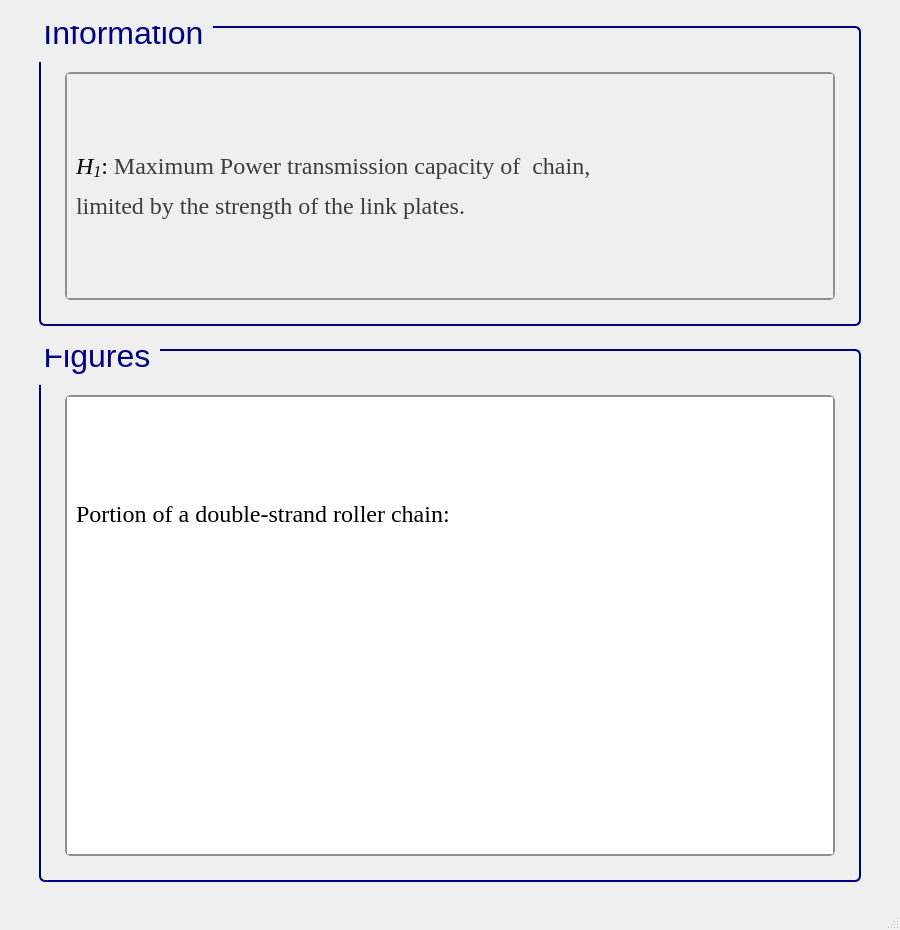
<?xml version="1.0" encoding="UTF-8"?>
<ui version="4.0">
 <class>MainWindow</class>
 <widget class="QMainWindow" name="MainWindow">
  <property name="geometry">
   <rect>
    <x>0</x>
    <y>0</y>
    <width>900</width>
    <height>930</height>
   </rect>
  </property>
  <property name="sizePolicy">
   <sizepolicy hsizetype="Minimum" vsizetype="Minimum">
    <horstretch>0</horstretch>
    <verstretch>0</verstretch>
   </sizepolicy>
  </property>
  <property name="minimumSize">
   <size>
    <width>900</width>
    <height>930</height>
   </size>
  </property>
  <property name="windowTitle">
   <string>MainWindow</string>
  </property>
  <widget class="QWidget" name="centralwidget">
   <layout class="QGridLayout" name="gridLayout">
    <item row="0" column="1">
     <spacer name="verticalSpacer_26">
      <property name="orientation">
       <enum>Qt::Vertical</enum>
      </property>
      <property name="sizeType">
       <enum>QSizePolicy::Fixed</enum>
      </property>
      <property name="sizeHint" stdset="0">
       <size>
        <width>819</width>
        <height>17</height>
       </size>
      </property>
     </spacer>
    </item>
    <item row="1" column="1">
     <widget class="QGroupBox" name="groupBox_125">
      <property name="sizePolicy">
       <sizepolicy hsizetype="Fixed" vsizetype="Fixed">
        <horstretch>0</horstretch>
        <verstretch>0</verstretch>
       </sizepolicy>
      </property>
      <property name="minimumSize">
       <size>
        <width>822</width>
        <height>300</height>
       </size>
      </property>
      <property name="maximumSize">
       <size>
        <width>822</width>
        <height>300</height>
       </size>
      </property>
      <property name="font">
       <font>
        <family>Segoe UI</family>
        <pointsize>24</pointsize>
        <weight>50</weight>
        <italic>false</italic>
        <bold>false</bold>
       </font>
      </property>
      <property name="styleSheet">
       <string notr="true">QGroupBox {
    border: 2px solid navy;
    border-radius: 6px;
    background-color: qlineargradient(x1:0, y1:0, x2:0, y2:1,
                                      stop:0 #f6f7fa, stop:1 #dadbde);
    font: 24pt &quot;Segoe UI&quot;;
    padding: 5px; /* add padding inside the group box */
    color: black;
}
QGroupBox::title {
    subcontrol-origin: margin;
    subcontrol-position: top left;
    padding-left: 0px;
    padding-right: 5px;
    padding-top: 0px;
    margin-top: -22px;  /* shift title up */
    color: navy;
    font-weight: bold;
}
</string>
      </property>
      <property name="title">
       <string>Information</string>
      </property>
      <layout class="QGridLayout" name="gridLayout_255">
       <item row="1" column="2">
        <spacer name="verticalSpacer_36">
         <property name="orientation">
          <enum>Qt::Horizontal</enum>
         </property>
         <property name="sizeType">
          <enum>QSizePolicy::Fixed</enum>
         </property>
         <property name="sizeHint" stdset="0">
          <size>
           <width>10</width>
           <height>20</height>
          </size>
         </property>
        </spacer>
       </item>
       <item row="1" column="1">
        <widget class="QScrollArea" name="scrollArea_43">
         <property name="sizePolicy">
          <sizepolicy hsizetype="Minimum" vsizetype="Minimum">
           <horstretch>0</horstretch>
           <verstretch>0</verstretch>
          </sizepolicy>
         </property>
         <property name="font">
          <font>
           <pointsize>15</pointsize>
          </font>
         </property>
         <property name="styleSheet">
          <string notr="true">QScrollArea {
    background: qlineargradient(x1:0, y1:0, x2:0, y2:1,
                               stop:0 #f6f7fa, stop:1 #dadbde);
    border: 2px solid #8f8f91;
    border-radius: 6px;
}

QScrollArea QScrollBar:vertical, QScrollArea QScrollBar:horizontal {
    background: qlineargradient(x1:0, y1:0, x2:0, y2:1,
                               stop:0 #f6f7fa, stop:1 #dadbde);
    border: 2px solid #8f8f91;
    border-radius: 6px;
    width: 14px;
    height: 14px;
    margin: 2px 0 2px 0;
}

/* Completely remove the bottom button of the vertical scrollbar */
QScrollArea QScrollBar::add-line:vertical {
    height: 0px;
    width: 0px;
    border: none;
    background: none;
    margin: 0px;
    padding: 0px;
}

QScrollArea QScrollBar::handle:vertical, QScrollArea QScrollBar::handle:horizontal {
    background: qlineargradient(x1:0, y1:0, x2:0, y2:1,
                               stop:0 #8f8f91, stop:1 #6f6f71);
    min-height: 20px;
    border-radius: 6px;
    border: 1px solid #6f6f71;
}

QScrollArea QScrollBar::handle:vertical:hover, QScrollArea QScrollBar::handle:horizontal:hover {
    background: qlineargradient(x1:0, y1:0, x2:0, y2:1,
                               stop:0 #6f6f71, stop:1 #4f4f51);
    border: 1px solid #4f4f51;
}

QScrollArea QScrollBar::sub-line:vertical, QScrollArea QScrollBar::add-line:horizontal, QScrollArea QScrollBar::sub-line:horizontal {
    background: #8f8f91;
    border: none;
    border-radius: 3px;
    height: 14px;
    width: 14px;
    subcontrol-origin: margin;
}

QScrollArea QScrollBar::sub-line:vertical:hover, QScrollArea QScrollBar::add-line:horizontal:hover, QScrollArea QScrollBar::sub-line:horizontal:hover {
    background: #6f6f71;
}

QScrollArea QScrollBar::add-page:vertical, QScrollArea QScrollBar::sub-page:vertical,
QScrollArea QScrollBar::add-page:horizontal, QScrollArea QScrollBar::sub-page:horizontal {
    background: transparent;
}
</string>
         </property>
         <property name="verticalScrollBarPolicy">
          <enum>Qt::ScrollBarAsNeeded</enum>
         </property>
         <property name="horizontalScrollBarPolicy">
          <enum>Qt::ScrollBarAsNeeded</enum>
         </property>
         <property name="widgetResizable">
          <bool>true</bool>
         </property>
         <widget class="QWidget" name="scrollAreaWidgetContents_43">
          <property name="geometry">
           <rect>
            <x>0</x>
            <y>0</y>
            <width>754</width>
            <height>212</height>
           </rect>
          </property>
          <layout class="QGridLayout" name="gridLayout_3">
           <item row="0" column="0">
            <widget class="QLabel" name="label_3">
             <property name="font">
              <font>
               <family>Times New Roman</family>
               <pointsize>18</pointsize>
               <weight>50</weight>
               <bold>false</bold>
              </font>
             </property>
             <property name="cursor">
              <cursorShape>ArrowCursor</cursorShape>
             </property>
             <property name="frameShape">
              <enum>QFrame::NoFrame</enum>
             </property>
             <property name="text">
              <string>&lt;html&gt;&lt;head/&gt;&lt;body&gt;&lt;p&gt;&lt;span style=&quot; font-style:italic;&quot;&gt;H&lt;/span&gt;&lt;span style=&quot; font-style:italic; vertical-align:sub;&quot;&gt;1&lt;/span&gt;: &lt;span style=&quot; color:#3d3d3d;&quot;&gt;Maximum Power transmission capacity of  chain,&lt;/span&gt;&lt;/p&gt;&lt;p&gt;&lt;span style=&quot; color:#3d3d3d;&quot;&gt;limited by the strength of the link plates.&lt;/span&gt;&lt;/p&gt;&lt;/body&gt;&lt;/html&gt;</string>
             </property>
            </widget>
           </item>
          </layout>
         </widget>
        </widget>
       </item>
       <item row="2" column="1">
        <spacer name="verticalSpacer_37">
         <property name="orientation">
          <enum>Qt::Vertical</enum>
         </property>
         <property name="sizeType">
          <enum>QSizePolicy::Fixed</enum>
         </property>
         <property name="sizeHint" stdset="0">
          <size>
           <width>10</width>
           <height>10</height>
          </size>
         </property>
        </spacer>
       </item>
       <item row="1" column="0">
        <spacer name="verticalSpacer_34">
         <property name="orientation">
          <enum>Qt::Horizontal</enum>
         </property>
         <property name="sizeType">
          <enum>QSizePolicy::Fixed</enum>
         </property>
         <property name="sizeHint" stdset="0">
          <size>
           <width>10</width>
           <height>20</height>
          </size>
         </property>
        </spacer>
       </item>
       <item row="0" column="1">
        <spacer name="verticalSpacer_35">
         <property name="orientation">
          <enum>Qt::Vertical</enum>
         </property>
         <property name="sizeType">
          <enum>QSizePolicy::Fixed</enum>
         </property>
         <property name="sizeHint" stdset="0">
          <size>
           <width>20</width>
           <height>30</height>
          </size>
         </property>
        </spacer>
       </item>
      </layout>
     </widget>
    </item>
    <item row="2" column="1">
     <spacer name="verticalSpacer_23">
      <property name="orientation">
       <enum>Qt::Vertical</enum>
      </property>
      <property name="sizeType">
       <enum>QSizePolicy::Fixed</enum>
      </property>
      <property name="sizeHint" stdset="0">
       <size>
        <width>819</width>
        <height>17</height>
       </size>
      </property>
     </spacer>
    </item>
    <item row="3" column="0">
     <spacer name="verticalSpacer_25">
      <property name="orientation">
       <enum>Qt::Horizontal</enum>
      </property>
      <property name="sizeType">
       <enum>QSizePolicy::Fixed</enum>
      </property>
      <property name="sizeHint" stdset="0">
       <size>
        <width>17</width>
        <height>474</height>
       </size>
      </property>
     </spacer>
    </item>
    <item row="3" column="1">
     <widget class="QGroupBox" name="groupBox_42">
      <property name="sizePolicy">
       <sizepolicy hsizetype="Minimum" vsizetype="Minimum">
        <horstretch>0</horstretch>
        <verstretch>0</verstretch>
       </sizepolicy>
      </property>
      <property name="minimumSize">
       <size>
        <width>822</width>
        <height>350</height>
       </size>
      </property>
      <property name="maximumSize">
       <size>
        <width>350</width>
        <height>16777215</height>
       </size>
      </property>
      <property name="font">
       <font>
        <family>Segoe UI</family>
        <pointsize>24</pointsize>
        <weight>50</weight>
        <italic>false</italic>
        <bold>false</bold>
       </font>
      </property>
      <property name="styleSheet">
       <string notr="true">/* GroupBox styling */
QGroupBox {
    border: 2px solid navy;
    border-radius: 6px;
    background-color: qlineargradient(x1:0, y1:0, x2:0, y2:1,
    stop:0 #f6f7fa, stop:1 #dadbde);
    font: 24pt &quot;Segoe UI&quot;;
    padding: 5px;
    color: black;
}

/* GroupBox title styling */
QGroupBox::title {
    subcontrol-origin: margin;
    subcontrol-position: top left;
    padding-left: 0px;
    padding-right: 5px;
    padding-top: 0px;
    margin-top: -22px;
    color: navy;
    font-weight: bold;
}

/* Make QScrollArea (only within GroupBox) have a white background with correct border */
QGroupBox QScrollArea {
    background-color: white !important;
    border: 2px solid #8f8f91;
    border-radius: 6px;
}

/* Make QScrollArea's viewport white as well */
QGroupBox QScrollArea QWidget {
    background-color: white !important;
}

/* Scrollbar styling inside QScrollArea in QGroupBox */
QGroupBox QScrollArea QScrollBar:vertical, QGroupBox QScrollArea QScrollBar:horizontal {
    background: qlineargradient(x1:0, y1:0, x2:0, y2:1,
    stop:0 #f6f7fa, stop:1 #dadbde);
    border: 2px solid #8f8f91;
    border-radius: 6px;
    width: 14px;
    height: 14px;
    margin: 2px 0 2px 0;
}

/* Remove bottom button of vertical scrollbar */
QGroupBox QScrollArea QScrollBar::add-line:vertical {
    height: 0px;
    width: 0px;
    border: none;
    background: none;
    margin: 0px;
    padding: 0px;
}

/* Scrollbar handle */
QGroupBox QScrollArea QScrollBar::handle:vertical, QGroupBox QScrollArea QScrollBar::handle:horizontal {
    background: qlineargradient(x1:0, y1:0, x2:0, y2:1,
    stop:0 #8f8f91, stop:1 #6f6f71);
    min-height: 20px;
    border-radius: 6px;
    border: 1px solid #6f6f71;
}

QGroupBox QScrollArea QScrollBar::handle:vertical:hover, QGroupBox QScrollArea QScrollBar::handle:horizontal:hover {
    background: qlineargradient(x1:0, y1:0, x2:0, y2:1,
    stop:0 #6f6f71, stop:1 #4f4f51);
    border: 1px solid #4f4f51;
}

/* Scrollbar sub-line buttons */
QGroupBox QScrollArea QScrollBar::sub-line:vertical, QGroupBox QScrollArea QScrollBar::add-line:horizontal, QGroupBox QScrollArea QScrollBar::sub-line:horizontal {
    background: #8f8f91;
    border: none;
    border-radius: 3px;
    height: 14px;
    width: 14px;
    subcontrol-origin: margin;
}

QGroupBox QScrollArea QScrollBar::sub-line:vertical:hover, QGroupBox QScrollArea QScrollBar::add-line:horizontal:hover, QGroupBox QScrollArea QScrollBar::sub-line:horizontal:hover {
    background: #6f6f71;
}

/* Transparent page areas */
QGroupBox QScrollArea QScrollBar::add-page:vertical, QGroupBox QScrollArea QScrollBar::sub-page:vertical,
QGroupBox QScrollArea QScrollBar::add-page:horizontal, QGroupBox QScrollArea QScrollBar::sub-page:horizontal {
    background: transparent;
}
</string>
      </property>
      <property name="title">
       <string>Figures</string>
      </property>
      <layout class="QGridLayout" name="gridLayout_2">
       <item row="0" column="1">
        <spacer name="verticalSpacer_41">
         <property name="orientation">
          <enum>Qt::Vertical</enum>
         </property>
         <property name="sizeType">
          <enum>QSizePolicy::Fixed</enum>
         </property>
         <property name="sizeHint" stdset="0">
          <size>
           <width>20</width>
           <height>30</height>
          </size>
         </property>
        </spacer>
       </item>
       <item row="1" column="0">
        <spacer name="verticalSpacer_39">
         <property name="orientation">
          <enum>Qt::Horizontal</enum>
         </property>
         <property name="sizeType">
          <enum>QSizePolicy::Fixed</enum>
         </property>
         <property name="sizeHint" stdset="0">
          <size>
           <width>10</width>
           <height>20</height>
          </size>
         </property>
        </spacer>
       </item>
       <item row="1" column="1">
        <widget class="QScrollArea" name="scrollArea_3">
         <property name="styleSheet">
          <string notr="true">/* GroupBox styling */
QGroupBox {
    border: 2px solid navy;
    border-radius: 6px;
    background-color: qlineargradient(x1:0, y1:0, x2:0, y2:1,
    stop:0 #f6f7fa, stop:1 #dadbde);
    font: 20pt &quot;Segoe UI&quot;;
    padding: 5px;
    color: black;
}

/* GroupBox title styling */
QGroupBox::title {
    subcontrol-origin: margin;
    subcontrol-position: top left;
    padding-left: 0px;
    padding-right: 5px;
    padding-top: 0px;
    margin-top: -20px;
    color: navy;
    font-weight: bold;
}

/* Make QScrollArea (only within GroupBox) have a white background with correct border */
QGroupBox QScrollArea {
    background-color: white !important;
    border: 2px solid #8f8f91;
    border-radius: 6px;
}

/* Make QScrollArea's viewport white as well */
QGroupBox QScrollArea QWidget {
    background-color: white !important;
}

/* Scrollbar styling inside QScrollArea in QGroupBox */
QGroupBox QScrollArea QScrollBar:vertical, QGroupBox QScrollArea QScrollBar:horizontal {
    background: qlineargradient(x1:0, y1:0, x2:0, y2:1,
    stop:0 #f6f7fa, stop:1 #dadbde);
    border: 2px solid #8f8f91;
    border-radius: 6px;
    width: 14px;
    height: 14px;
    margin: 2px 0 2px 0;
}

/* Remove bottom button of vertical scrollbar */
QGroupBox QScrollArea QScrollBar::add-line:vertical {
    height: 0px;
    width: 0px;
    border: none;
    background: none;
    margin: 0px;
    padding: 0px;
}

/* Scrollbar handle */
QGroupBox QScrollArea QScrollBar::handle:vertical, QGroupBox QScrollArea QScrollBar::handle:horizontal {
    background: qlineargradient(x1:0, y1:0, x2:0, y2:1,
    stop:0 #8f8f91, stop:1 #6f6f71);
    min-height: 20px;
    border-radius: 6px;
    border: 1px solid #6f6f71;
}

QGroupBox QScrollArea QScrollBar::handle:vertical:hover, QGroupBox QScrollArea QScrollBar::handle:horizontal:hover {
    background: qlineargradient(x1:0, y1:0, x2:0, y2:1,
    stop:0 #6f6f71, stop:1 #4f4f51);
    border: 1px solid #4f4f51;
}

/* Scrollbar sub-line buttons */
QGroupBox QScrollArea QScrollBar::sub-line:vertical, QGroupBox QScrollArea QScrollBar::add-line:horizontal, QGroupBox QScrollArea QScrollBar::sub-line:horizontal {
    background: #8f8f91;
    border: none;
    border-radius: 3px;
    height: 14px;
    width: 14px;
    subcontrol-origin: margin;
}

QGroupBox QScrollArea QScrollBar::sub-line:vertical:hover, QGroupBox QScrollArea QScrollBar::add-line:horizontal:hover, QGroupBox QScrollArea QScrollBar::sub-line:horizontal:hover {
    background: #6f6f71;
}

/* Transparent page areas */
QGroupBox QScrollArea QScrollBar::add-page:vertical, QGroupBox QScrollArea QScrollBar::sub-page:vertical,
QGroupBox QScrollArea QScrollBar::add-page:horizontal, QGroupBox QScrollArea QScrollBar::sub-page:horizontal {
    background: transparent;
}
</string>
         </property>
         <property name="widgetResizable">
          <bool>true</bool>
         </property>
         <widget class="QWidget" name="scrollAreaWidgetContents_3">
          <property name="geometry">
           <rect>
            <x>0</x>
            <y>0</y>
            <width>733</width>
            <height>673</height>
           </rect>
          </property>
          <layout class="QGridLayout" name="gridLayout_4">
           <item row="0" column="0">
            <widget class="QLabel" name="label_5">
             <property name="font">
              <font>
               <family>Times New Roman</family>
               <pointsize>18</pointsize>
               <weight>50</weight>
               <bold>false</bold>
              </font>
             </property>
             <property name="cursor">
              <cursorShape>ArrowCursor</cursorShape>
             </property>
             <property name="frameShape">
              <enum>QFrame::NoFrame</enum>
             </property>
             <property name="text">
              <string>&lt;html&gt;&lt;head/&gt;&lt;body&gt;&lt;p&gt;Portion of a double-strand roller chain:&lt;/p&gt;&lt;/body&gt;&lt;/html&gt;</string>
             </property>
            </widget>
           </item>
           <item row="1" column="0">
            <widget class="QLabel" name="label">
             <property name="frameShape">
              <enum>QFrame::NoFrame</enum>
             </property>
             <property name="text">
              <string>&lt;html&gt;&lt;head/&gt;&lt;body&gt;&lt;p&gt;&lt;img src=&quot;:/info/info/rc side veiw.png&quot;/&gt;&lt;/p&gt;&lt;p&gt;&lt;br/&gt;&lt;/p&gt;&lt;p&gt;&lt;br/&gt;&lt;/p&gt;&lt;p&gt;&lt;img src=&quot;:/info/info/rc portion2.png&quot;/&gt;&lt;/p&gt;&lt;/body&gt;&lt;/html&gt;</string>
             </property>
            </widget>
           </item>
          </layout>
         </widget>
        </widget>
       </item>
       <item row="1" column="2">
        <spacer name="verticalSpacer_40">
         <property name="orientation">
          <enum>Qt::Horizontal</enum>
         </property>
         <property name="sizeType">
          <enum>QSizePolicy::Fixed</enum>
         </property>
         <property name="sizeHint" stdset="0">
          <size>
           <width>10</width>
           <height>20</height>
          </size>
         </property>
        </spacer>
       </item>
       <item row="2" column="1">
        <spacer name="verticalSpacer_38">
         <property name="orientation">
          <enum>Qt::Vertical</enum>
         </property>
         <property name="sizeType">
          <enum>QSizePolicy::Fixed</enum>
         </property>
         <property name="sizeHint" stdset="0">
          <size>
           <width>10</width>
           <height>10</height>
          </size>
         </property>
        </spacer>
       </item>
      </layout>
     </widget>
    </item>
    <item row="3" column="2">
     <spacer name="verticalSpacer_28">
      <property name="orientation">
       <enum>Qt::Horizontal</enum>
      </property>
      <property name="sizeType">
       <enum>QSizePolicy::Fixed</enum>
      </property>
      <property name="sizeHint" stdset="0">
       <size>
        <width>17</width>
        <height>474</height>
       </size>
      </property>
     </spacer>
    </item>
    <item row="4" column="1">
     <spacer name="verticalSpacer_27">
      <property name="orientation">
       <enum>Qt::Vertical</enum>
      </property>
      <property name="sizeType">
       <enum>QSizePolicy::Fixed</enum>
      </property>
      <property name="sizeHint" stdset="0">
       <size>
        <width>819</width>
        <height>17</height>
       </size>
      </property>
     </spacer>
    </item>
   </layout>
  </widget>
  <widget class="QMenuBar" name="menubar">
   <property name="geometry">
    <rect>
     <x>0</x>
     <y>0</y>
     <width>900</width>
     <height>26</height>
    </rect>
   </property>
  </widget>
  <widget class="QStatusBar" name="statusbar"/>
 </widget>
 <resources>
  <include location="../QtRes/information.qrc"/>
 </resources>
 <connections/>
</ui>
